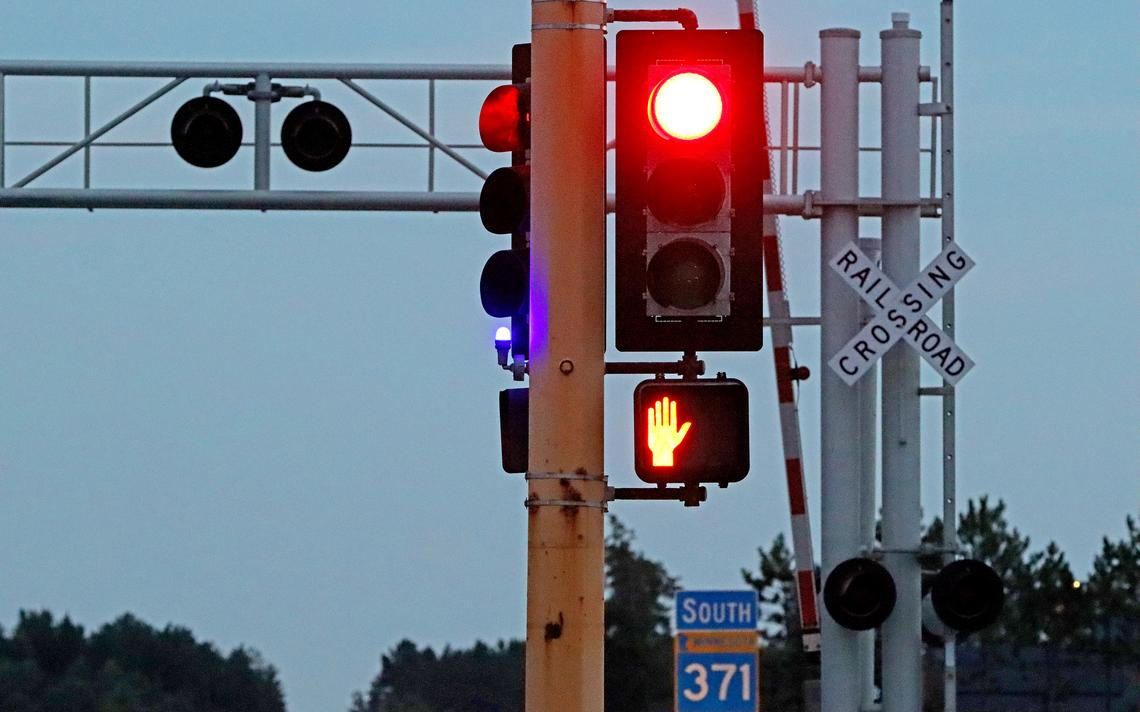
#> input picture imgs/traffic/wild/083020.N.BD.TrafficLights1.jpg, 1140 x 712 px, found by its file name; its folder holds only this picture in this run
$ jupyter execute --allow-errors OpenCV_trafficlight.ipynb
#> lines starting #> are read from the running program, lines starting #| are printed output that depends on the picture; after the words box and inside, x2 and y2 are one past the last pixel; in counts of white or black regions, pixels touching at a corner belong together
#> `img = cv2.resize(cv2.imread(os.path.join(IMG_PATH, images[i])), (150,1..`:
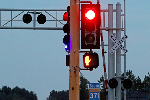
#> img: shape (100, 150, 3); mean B, G, R 132.8, 119.2, 111.4
[cell 1]
import cv2
import numpy as np
import sys
import os
import matplotlib.pyplot as plt

[cell 2]
# Matplotlib figure size to have large enough image plotting
#FIGURE_SIZE = (12, 6)
FIGURE_SIZE = (12, 18)

def plot_bgr(img):
    """ A helper for plotting a BGR image with matplotlib """
    plt.figure(figsize=FIGURE_SIZE)
    plt.imshow(cv2.cvtColor(img, cv2.COLOR_BGR2RGB))

def plot_gray(gray):
    """ A helper for plotting a grayscale image with matplotlib """
    plt.figure(figsize=FIGURE_SIZE)
    plt.imshow(gray, cmap='gray')

[cell 3]
IMG_PATH = "/home/rattus/Free/Udacity/CarND-Capstone/imgs/traffic/wild"
images = os.listdir(IMG_PATH)
images.sort()

[cell 4]
SAT_THR = 160
VAL_THR = 160

[cell 5]
def clamp_saturation(img):
    hsv = cv2.cvtColor(img, cv2.COLOR_BGR2HSV)
#> hsv: shape (100, 150, 3); mean H, S, V 94.7, 93.1, 146.3
    sat = hsv[:,:,1]
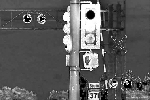
#> sat: shape (100, 150); min 0, max 255, mean 93.1
    val = hsv[:,:,2]
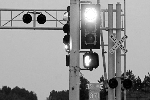
#> val: shape (100, 150); min 0, max 255, mean 146.3
    mask = np.zeros(sat.shape)
    mask[sat > SAT_THR] += 50
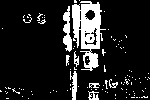
#> mask: shape (100, 150) float64; values 0 (black) and 50 (white), 13.8% white; 104 white regions (96 under 20 px), largest, box (x1, y1, x2, y2) and area: (72, 1, 106, 71) 1243, (63, 6, 72, 52) 245, (70, 71, 77, 100) 127
    mask[val > VAL_THR] += 50
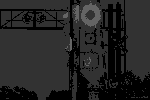
#> mask: shape (100, 150) float64; min 0, max 100, mean 36.6
    mask[mask < 100] = 0
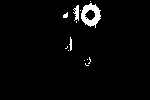
#> mask: shape (100, 150) float64; values 0 (black) and 100 (white), 2.7% white; 13 white regions (9 under 20 px), largest, box (x1, y1, x2, y2) and area: (81, 3, 101, 28) 275, (73, 5, 79, 21) 59, (69, 37, 72, 51) 26, (63, 12, 68, 18) 21
    mask[mask >= 100] = 1
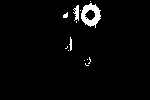
#> mask: shape (100, 150) float64; values 0 (black) and 1 (white), 2.7% white; 13 white regions (9 under 20 px), largest, box (x1, y1, x2, y2) and area: (81, 3, 101, 28) 275, (73, 5, 79, 21) 59, (69, 37, 72, 51) 26, (63, 12, 68, 18) 21
    return mask.astype(np.uint8)
#> `lights_only = cv2.bitwise_and(img, img, mask=mask)`:
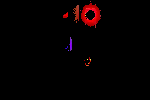
#> lights_only: shape (100, 150, 3); mean B, G, R 0.9, 0.5, 5.2

[cell 6]
def detect_state(masked_light):
    UNKNOWN_STATE = 4

    # Only non-black (nonzero) pixels of the image influence on the state detection
    nonzeros = np.nonzero(masked_light)

    if (len(nonzero[0]) == 0):
        return UNKNOWN_STATE


    meaningful_pixels = masked_light[nonzeros[0], nonzeros[1], :]

    red_mean = meaningful_pixels[:,2].mean()
    green_mean = meaningful_pixels[:,1].mean()
    blue_mean = meaningful_pixels[:,0].mean()

    red_green_diff_ratio = (red_mean + green_mean) / (abs(red_mean - green_mean)*2. + 0.01)
    non_blue_ratio = max(0., (red_mean + green_mean) - (2. * blue_mean))
    #print("r-g, nonbl ", red_green_diff_ratio, non_blue_ratio)
    yellow_mean = red_green_diff_ratio * non_blue_ratio
    # States: 0 - red, 1 - yellow, 2 - green, 4 - Unknown
    print("R, G, B, Y : {:0.2f}, {:0.2f}, {:0.2f}, {:0.2f}"
          .format(red_mean, green_mean, blue_mean, yellow_mean))
    indices = np.array([red_mean, yellow_mean, green_mean])
    if (indices.max() < 0.12 or indices.max() < blue_mean):
        return UNKNOWN_STATE
    return indices.argmax()

[cell 7]
def draw_state(image, state):
    font = cv2.FONT_HERSHEY_SIMPLEX
    states = ["Red", "Yellow", "Green", "Unknown", "Unknown"]
    state_str = states[state]

    org = (5, image.shape[0] - 5)
    fontScale = 0.7
    color = (250, 250, 250)
    thickness = 1

    result = cv2.putText(image, state_str, org, font,
                   fontScale, color, thickness, cv2.LINE_AA)
    return result

[cell 8]
idx = 15
illustrations = []
#> (the rest of this cell did not finish here and is left out)
